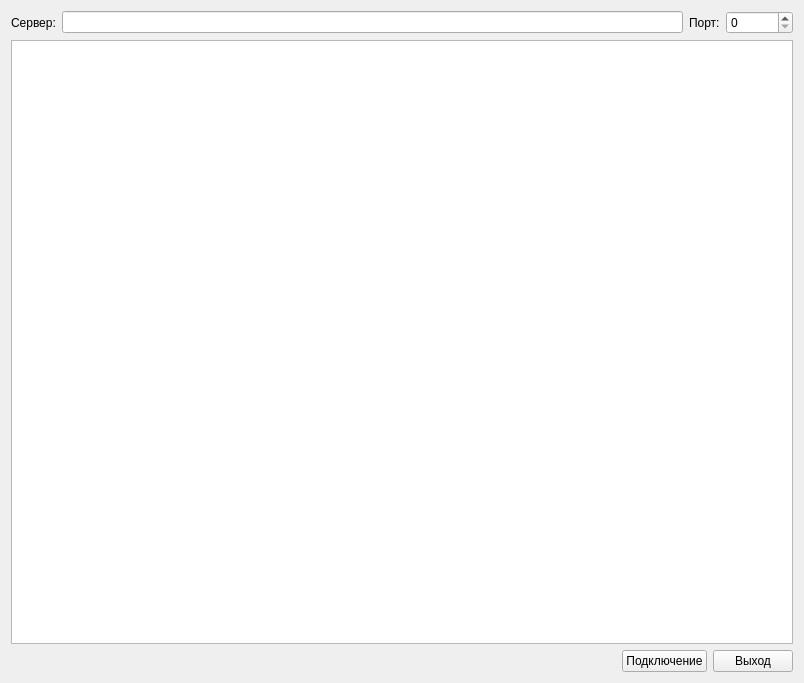
<?xml version="1.0" encoding="UTF-8"?>
<ui version="4.0">
 <class>Widget</class>
 <widget class="QWidget" name="Widget">
  <property name="geometry">
   <rect>
    <x>0</x>
    <y>0</y>
    <width>804</width>
    <height>683</height>
   </rect>
  </property>
  <property name="windowTitle">
   <string>Widget</string>
  </property>
  <layout class="QGridLayout" name="gridLayout">
   <item row="0" column="0">
    <layout class="QHBoxLayout" name="horizontalLayout_2">
     <item>
      <widget class="QLabel" name="label">
       <property name="text">
        <string>Сервер:</string>
       </property>
      </widget>
     </item>
     <item>
      <widget class="QLineEdit" name="srv"/>
     </item>
     <item>
      <widget class="QLabel" name="label_2">
       <property name="text">
        <string>Порт:</string>
       </property>
      </widget>
     </item>
     <item>
      <widget class="QSpinBox" name="portSrv">
       <property name="maximum">
        <number>999999999</number>
       </property>
      </widget>
     </item>
    </layout>
   </item>
   <item row="1" column="0">
    <widget class="QTextBrowser" name="textBrowser"/>
   </item>
   <item row="2" column="0">
    <layout class="QHBoxLayout" name="horizontalLayout">
     <item>
      <spacer name="horizontalSpacer">
       <property name="orientation">
        <enum>Qt::Horizontal</enum>
       </property>
       <property name="sizeHint" stdset="0">
        <size>
         <width>40</width>
         <height>20</height>
        </size>
       </property>
      </spacer>
     </item>
     <item>
      <widget class="QPushButton" name="connectSrv">
       <property name="text">
        <string>Подключение</string>
       </property>
      </widget>
     </item>
     <item>
      <widget class="QPushButton" name="exit">
       <property name="text">
        <string>Выход</string>
       </property>
      </widget>
     </item>
    </layout>
   </item>
  </layout>
 </widget>
 <resources/>
 <connections/>
</ui>
